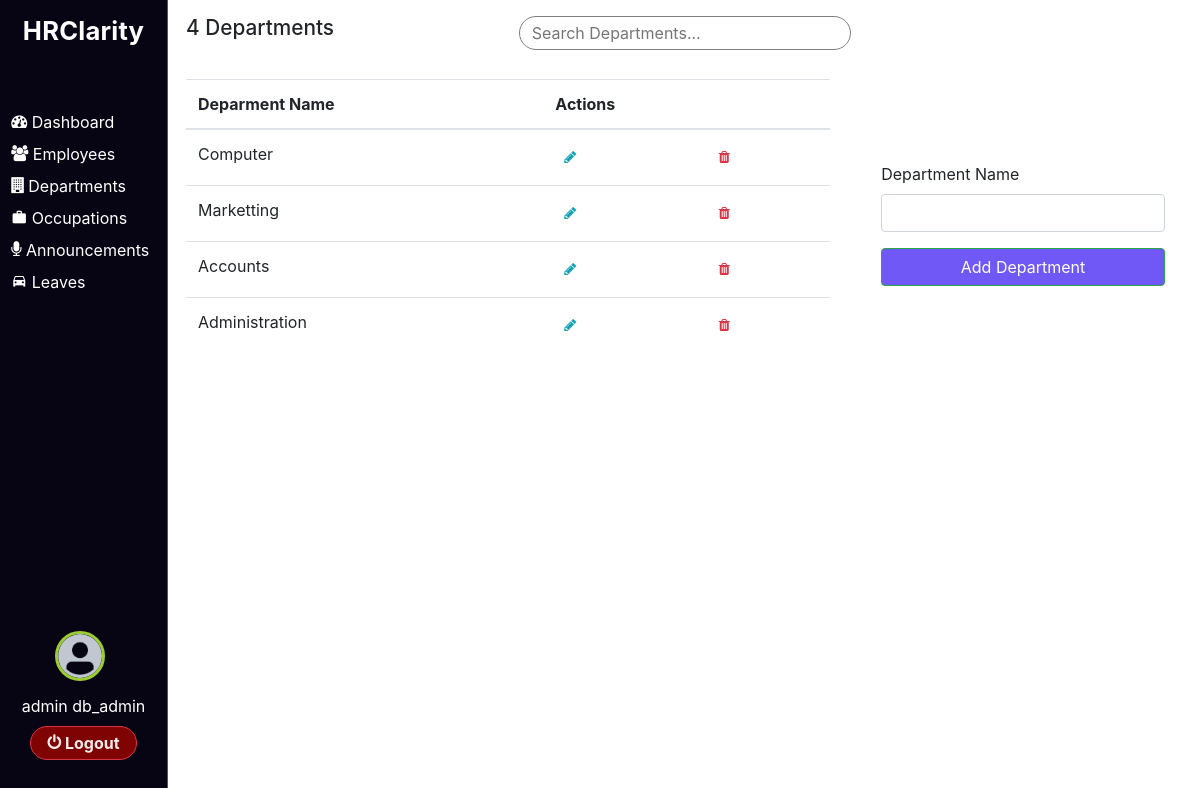
Screenshot of /app/views/departments.php (signed in) with the database file from the repository.
### tables this page shows
CREATE TABLE `departments` (
  `id` int(100) NOT NULL,
  `department_name` varchar(45) NOT NULL,
  `date_created` date NOT NULL DEFAULT current_timestamp()
);

### app/controllers/departments.php (called while the page is built, shortened)
<?php
include_once "../core/init.php";
function fetch_departments()
{
    global $db_connection;
    $query = $db_connection->query("SELECT * FROM departments ");
    return mysqli_fetch_all($query, 1);
}
function count_departments(): int
{
    return count(fetch_departments());
}

### app/views/departments.php (the view, shortened to what this page needs)
<?php
    include_once "../controllers/departments.php";
?>
<main>
    <section class="Departments">
        <div class="top_navbar">
            <h1><?= count_departments() ?> Departments</h1>
            <input type="text" id="myInput" onkeyup="searchFunction()" placeholder="Search Departments...">
        </div>
       <div class="body">
            <div class="displayed_departments">
                <table class="table table_hover table-stripped">
                    <thead>
                        <tr>
                            <th>Deparment Name</th>
                            <th>Actions</th>
                        </tr>
                    </thead>
                    <tbody>
                        <?php foreach(fetch_departments() as $department): ?>
                        <tr class="searchable">
                            <td><?= $department['department_name'] ?></td>
                            <td>
                                <div class="row">
                                    <div class="col">
                                        <a href="update_department.php?id=<?=$department['id']?>" class="btn btn-sm mr-2"><span class="icon-pencil text-info"></span></a>
                                    </div>
                                    <div class="col">
                                        <form
                                        action="<?php echo htmlspecialchars($_SERVER["PHP_SELF"]); ?>" method="post"
                                        class="form-inline ml-2"
                                        onsubmit="return confirm('Are you sure you want to delete this department?');"
                                        >
                                            <button class="btn btn-sm" type="submit" name="delete_department">
                                                <span class="icon-trash text-danger"></span>
                                            </button>
                                    </form>
                                    </div>
                                </div>
                            </td>
                        </tr>
                        <?php endforeach; ?>
                    </tbody>
                </table>
            </div>
            <div class="add_department">
                <form action="<?php echo htmlspecialchars($_SERVER["PHP_SELF"]); ?>" method="post">
                    <div class="form-group">
                        <label for="department_name">Department Name</label>
                        <input type="text" name="department_name" id="department_name" class="form-control" required autofocus>
                    </div>
                    <button class="btn btn-success btn-block mt-1 submit_btn" name="post_department">Add Department</button>
                </form>
            </div>
       </div>
    </section>
</main>

### assets/css/icomoon.css (style rules this page uses)
[class^="icon-"], [class*=" icon-"] { font-family: 'icomoon' !important; speak: none; font-style: normal; font-weight: normal; font-variant: normal; text-transform: none; line-height: 1; -webkit-font-smoothing: antialiased; -moz-osx-font-smoothing: grayscale; }
.icon-pencil:before { content: "\f040"; }
.icon-trash:before { content: "\f1f8"; }

### assets/css/styles.css (style rules this page uses)
* { margin: 0; padding: 0; box-sizing: border-box; }
.Departments .body { display: grid; grid-template-columns: 2fr 1fr; gap: 2em; }
.Departments .body .add_department { display: flex; align-items: center; padding: 0 1.2em; }
.Departments .body .add_department form { width: 100%; }
main { margin-left: calc(14% + 2px); background: rgb(255, 255, 255); }
main section { padding: 0.2em 1em; }
.top_navbar { display: grid; grid-template-columns: repeat(3, 1fr); padding: 0.8em 0; margin: 0 0 1em 0; }
.top_navbar h1 { font-size: 1.3em; }
.top_navbar #myInput { border: 1px solid grey; border-radius: 32px; padding: 4px 12px; }
.submit_btn { background: rgb(111, 88, 246); }

### rows the page displays
departments: department_name "Computer"
departments: department_name "Marketting"
departments: department_name "Accounts"
departments: department_name "Administration"

### other values shown
$_SESSION['user_first_name'] "admin"
$_SESSION['user_last_name'] "db_admin"
count_departments() "4"
